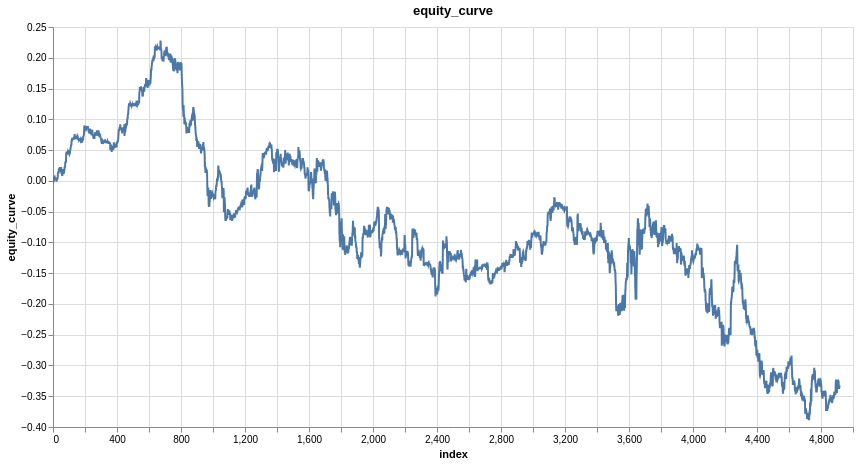

Notebook code cell kept with this figure:
### Markdown cell above
### 8.4 Equity Curve Visualization

### Code cell
features = ['close_log_return_lag_2']
model = LinearModel(len(features))
model_trades = learn_model_trades(ts, features, target, model, no_epochs=200, loss=nn.L1Loss())
plot_column(model_trades, 'equity_curve')

### Figure 1 — Vega specification as saved in the notebook (floating-point values rounded to 4 significant figures; data arrays with more than 128 entries replaced by an {"elided": "..."} marker saying what was removed)
{"$schema": "https://vega.github.io/schema/vega/v6.json", "data": [{"name": "param_1e9efca18e7a2868_store"}, {"name": "source_0", "values": {"elided": "4918 records"}}, {"name": "source_0_x_domain_index", "values": [{"min": 0, "max": 4917}]}, {"name": "source_0_y_domain_equity_curve", "values": [{"min": -0.389, "max": 0.228}]}], "signals": [{"name": "unit", "value": {}, "on": [{"events": "pointermove", "update": "isTuple(group()) ? group() : unit"}]}, {"name": "param_1e9efca18e7a2868", "update": "vlSelectionResolve(\"param_1e9efca18e7a2868_store\", \"union\")"}, {"name": "param_1e9efca18e7a2868_index", "on": [{"events": [{"source": "view", "type": "dblclick"}], "update": "null"}, {"events": {"signal": "param_1e9efca18e7a2868_translate_delta"}, "update": "panLinear(param_1e9efca18e7a2868_translate_anchor.extent_x, -param_1e9efca18e7a2868_translate_delta.x / width)"}, {"events": {"signal": "param_1e9efca18e7a2868_zoom_delta"}, "update": "zoomLinear(domain(\"x\"), param_1e9efca18e7a2868_zoom_anchor.x, param_1e9efca18e7a2868_zoom_delta)"}]}, {"name": "param_1e9efca18e7a2868_equity_curve", "on": [{"events": [{"source": "view", "type": "dblclick"}], "update": "null"}, {"events": {"signal": "param_1e9efca18e7a2868_translate_delta"}, "update": "panLinear(param_1e9efca18e7a2868_translate_anchor.extent_y, param_1e9efca18e7a2868_translate_delta.y / height)"}, {"events": {"signal": "param_1e9efca18e7a2868_zoom_delta"}, "update": "zoomLinear(domain(\"y\"), param_1e9efca18e7a2868_zoom_anchor.y, param_1e9efca18e7a2868_zoom_delta)"}]}, {"name": "param_1e9efca18e7a2868_tuple", "on": [{"events": [{"signal": "param_1e9efca18e7a2868_index || param_1e9efca18e7a2868_equity_curve"}], "update": "param_1e9efca18e7a2868_index && param_1e9efca18e7a2868_equity_curve ? {unit: \"\", fields: param_1e9efca18e7a2868_tuple_fields, values: [param_1e9efca18e7a2868_index,param_1e9efca18e7a2868_equity_curve]} : null"}]}, {"name": "param_1e9efca18e7a2868_tuple_fields", "value": [{"field": "index", "channel": "x", "type": "R"}, {"field": "equity_curve", "channel": "y", "type": "R"}]}, {"name": "param_1e9efca18e7a2868_translate_anchor", "value": {}, "on": [{"events": [{"source": "scope", "type": "pointerdown"}], "update": "{x: x(unit), y: y(unit), extent_x: domain(\"x\"), extent_y: domain(\"y\")}"}]}, {"name": "param_1e9efca18e7a2868_translate_delta", "value": {}, "on": [{"events": [{"source": "window", "between": [{"source": "scope", "type": "pointerdown"}, {"source": "window", "type": "pointerup"}], "type": "pointermove", "consume": true}], "update": "{x: param_1e9efca18e7a2868_translate_anchor.x - x(unit), y: param_1e9efca18e7a2868_translate_anchor.y - y(unit)}"}]}, {"name": "param_1e9efca18e7a2868_zoom_anchor", "on": [{"events": [{"source": "scope", "type": "wheel", "consume": true}], "update": "{x: invert(\"x\", x(unit)), y: invert(\"y\", y(unit))}"}]}, {"name": "param_1e9efca18e7a2868_zoom_delta", "on": [{"events": [{"source": "scope", "type": "wheel", "consume": true}], "update": "pow(1.001, event.deltaY * pow(16, event.deltaMode))", "force": true}]}, {"name": "param_1e9efca18e7a2868_modify", "on": [{"events": {"signal": "param_1e9efca18e7a2868_tuple"}, "update": "modify(\"param_1e9efca18e7a2868_store\", param_1e9efca18e7a2868_tuple, true)"}]}], "marks": [{"type": "line", "name": "marks", "from": {"data": "source_0"}, "sort": {"field": "x"}, "encode": {"update": {"defined": {"signal": "isValid(datum[\"index\"]) && isFinite(+datum[\"index\"]) && isValid(datum[\"equity_curve\"]) && isFinite(+datum[\"equity_curve\"])"}, "y": {"field": "equity_curve", "scale": "y"}, "tooltip": {"signal": "{\"index\": format(datum[\"index\"], \"\"), \"equity_curve\": format(datum[\"equity_curve\"], \"\")}"}, "stroke": {"value": "#4c78a8"}, "x": {"field": "index", "scale": "x"}}}, "interactive": true, "clip": true, "style": ["line"]}], "scales": [{"name": "x", "type": "linear", "domain": [{"signal": "(data(\"source_0_x_domain_index\")[0] || {}).min"}, {"signal": "(data(\"source_0_x_domain_index\")[0] || {}).max"}], "range": [0, {"signal": "width"}], "zero": false, "nice": true, "domainRaw": {"signal": "param_1e9efca18e7a2868[\"index\"]"}}, {"name": "y", "type": "linear", "domain": [{"signal": "(data(\"source_0_y_domain_equity_curve\")[0] || {}).min"}, {"signal": "(data(\"source_0_y_domain_equity_curve\")[0] || {}).max"}], "range": [{"signal": "height"}, 0], "nice": true, "zero": true, "domainRaw": {"signal": "param_1e9efca18e7a2868[\"equity_curve\"]"}}], "axes": [{"scale": "x", "aria": false, "labels": false, "domain": false, "gridScale": "y", "grid": true, "maxExtent": 0, "orient": "bottom", "minExtent": 0, "ticks": false, "zindex": 0, "tickCount": {"signal": "ceil(width/40)"}}, {"scale": "y", "minExtent": 0, "zindex": 0, "tickCount": {"signal": "ceil(height/40)"}, "gridScale": "x", "aria": false, "orient": "left", "grid": true, "domain": false, "maxExtent": 0, "ticks": false, "labels": false}, {"scale": "x", "labelOverlap": true, "tickCount": {"signal": "ceil(width/40)"}, "zindex": 0, "title": "index", "orient": "bottom", "grid": false, "labelFlush": true}, {"scale": "y", "orient": "left", "grid": false, "title": "equity_curve", "tickCount": {"signal": "ceil(height/40)"}, "zindex": 0, "labelOverlap": true}], "title": {"text": "equity_curve", "frame": "group"}, "background": "white", "width": 800, "padding": 5, "height": 400, "style": "cell"}
